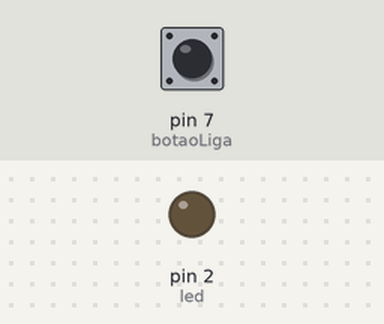
This sketch was run on a simulated Arduino Uno, built with avr-gcc and run on an emulated ATmega328P. Parts: output pins drawn as LEDs (lit = HIGH). The test bench sets the inputs (shaded band); at power-on: pin 7 (botaoLiga) LOW.

Above: at 1.2 s.
1.3 s: pin 7 (botaoLiga) pulled HIGH for 0.15 s
At 1.37 s:
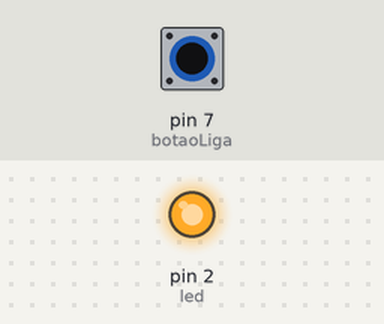
2.9 s: pin 7 (botaoLiga) pulled HIGH for 3.2 s
At 6.8 s:
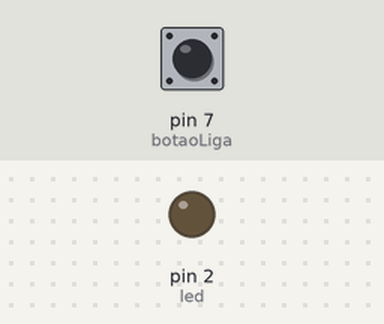
Timing chart, 0 to 8.3 s (numbered marks = the images above; inputs shaded):
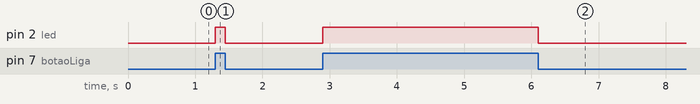

The sketch:

leitura_de_botao.ino
```cpp
#define botaoLiga 7
#define led 2

void setup()
{
  pinMode(botaoLiga, INPUT);
  pinMode(led, OUTPUT);
}

void loop()
{
  if (digitalRead(botaoLiga)) //Verifica se o botão está pressionado, ou seja, recebendo nível lógico alto
  {
    digitalWrite(led, HIGH); //Liga o LED
  }
  else
  {
    digitalWrite(led, LOW); //Desliga o LED
  }
}
```

Measured:
- after the input at 1.3 s, pin 2 (led): LOW → HIGH at once, → LOW 0.15 s later
- after the input at 2.9 s, pin 2 (led): LOW → HIGH at once, → LOW 3.2 s later
